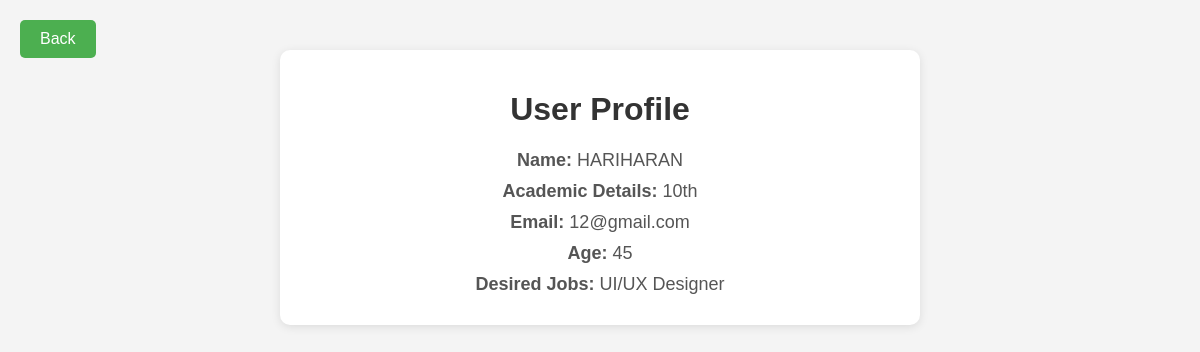
/skill_management_system/profile.php (signed in), run on the app's committed database.
### tables this page shows
CREATE TABLE `users1` (
  `id` int(11) NOT NULL,
  `username` varchar(50) NOT NULL,
  `email` varchar(100) NOT NULL,
  `password` varchar(255) NOT NULL,
  `full_name` varchar(100) NOT NULL,
  `age` int(11) NOT NULL,
  `education_level` varchar(50) NOT NULL,
  `desired_job_role` varchar(100) NOT NULL,
  `interests` text DEFAULT NULL,
  `current_skills` text DEFAULT NULL
);

### skill_management_system/profile.php (the view, shortened to what this page needs)
<?php
$servername = "localhost:3307";
$username = "root";
$password = "";
$dbname = "skill_management_system";
$conn = new mysqli($servername, $username, $password, $dbname);
$username = $_SESSION['username'];
$sql = "SELECT username, education_level, email, age, desired_job_role FROM users1 WHERE username = ?";
$stmt = $conn->prepare($sql);
$stmt->bind_param("s", $username);
$stmt->execute();
$result = $stmt->get_result();
if ($result->num_rows > 0) {
    $row = $result->fetch_assoc();
    $name = $row['username'];
    $academic_details = $row['education_level'];
    $email = $row['email'];
    $age = $row['age'];
    $desired_jobs = $row['desired_job_role'];
} else {
    header("Location: login.php");
    exit();
}
?>
<!DOCTYPE html>
<html lang="en">
<head>
</head>
<body>
    <a href="dashboard.php" class="back-btn">
        <button class="back-button">Back</button>
    </a>
    <div class="container">
        <h1>User Profile</h1>
        <div class="profile-info">
            <div><strong>Name:</strong> <?php echo htmlspecialchars($name); ?></div>
            <div><strong>Academic Details:</strong> <?php echo htmlspecialchars($academic_details); ?></div>
            <div><strong>Email:</strong> <?php echo htmlspecialchars($email); ?></div>
            <div><strong>Age:</strong> <?php echo htmlspecialchars($age); ?></div>
            <div><strong>Desired Jobs:</strong> <?php echo htmlspecialchars($desired_jobs); ?></div>
        </div>
    </div>
</body>
</html>

### skill_management_system/profile.php (style rules this page uses)
body { font-family: Arial, sans-serif; background-color: #f4f4f4; margin: 0; padding: 0; }
.container { width: 50%; margin: 50px auto; padding: 20px; background-color: white; box-shadow: 0 2px 10px rgba(0, 0, 0, 0.1); border-radius: 10px; text-align: center; }
.back-btn { position: absolute; top: 20px; left: 20px; }
.back-button { padding: 10px 20px; font-size: 16px; background-color: #4CAF50; color: white; border: none; border-radius: 5px; cursor: pointer; transition: background-color 0.3s ease; }
h1 { color: #333; }
.profile-info { margin-top: 20px; font-size: 18px; color: #555; }
.profile-info div { margin: 10px 0; }

### data on the page
users1: username "HARIHARAN", education_level "10th", email "12@gmail.com", age "45", desired_job_role "UI/UX Designer"
